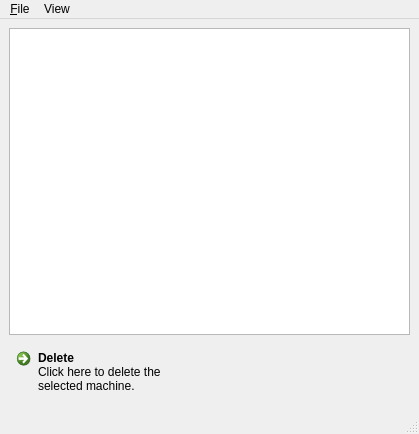
<?xml version="1.0" encoding="UTF-8"?>
<ui version="4.0">
 <class>Machines</class>
 <widget class="QMainWindow" name="Machines">
  <property name="geometry">
   <rect>
    <x>0</x>
    <y>0</y>
    <width>419</width>
    <height>434</height>
   </rect>
  </property>
  <property name="windowTitle">
   <string>Machines</string>
  </property>
  <property name="windowIcon">
   <iconset resource="../res.qrc">
    <normaloff>:/images/erp-pics/Connection_Manager.png</normaloff>:/images/erp-pics/Connection_Manager.png</iconset>
  </property>
  <widget class="QWidget" name="centralwidget">
   <layout class="QVBoxLayout" name="verticalLayout">
    <item>
     <widget class="QTableView" name="tblMachines"/>
    </item>
    <item>
     <layout class="QHBoxLayout" name="horizontalLayout">
      <item>
       <widget class="QCommandLinkButton" name="cmdDelete">
        <property name="text">
         <string>Delete</string>
        </property>
        <property name="description">
         <string>Click here to delete the selected machine.</string>
        </property>
       </widget>
      </item>
      <item>
       <spacer name="horizontalSpacer">
        <property name="orientation">
         <enum>Qt::Horizontal</enum>
        </property>
        <property name="sizeHint" stdset="0">
         <size>
          <width>40</width>
          <height>20</height>
         </size>
        </property>
       </spacer>
      </item>
     </layout>
    </item>
   </layout>
  </widget>
  <widget class="QStatusBar" name="statusbar"/>
  <widget class="QMenuBar" name="menubar">
   <property name="geometry">
    <rect>
     <x>0</x>
     <y>0</y>
     <width>419</width>
     <height>21</height>
    </rect>
   </property>
   <widget class="QMenu" name="menu_File">
    <property name="title">
     <string>&amp;File</string>
    </property>
    <addaction name="action_New_Machine"/>
   </widget>
   <widget class="QMenu" name="menuView">
    <property name="title">
     <string>View</string>
    </property>
    <addaction name="actionRefresh"/>
   </widget>
   <addaction name="menu_File"/>
   <addaction name="menuView"/>
  </widget>
  <action name="action_New_Machine">
   <property name="icon">
    <iconset resource="../res.qrc">
     <normaloff>:/images/erp-pics/Icon_193.ico</normaloff>:/images/erp-pics/Icon_193.ico</iconset>
   </property>
   <property name="text">
    <string>&amp;New Machine</string>
   </property>
   <property name="shortcut">
    <string>Ctrl+N</string>
   </property>
  </action>
  <action name="actionRefresh">
   <property name="text">
    <string>Refresh</string>
   </property>
  </action>
 </widget>
 <resources>
  <include location="../res.qrc"/>
 </resources>
 <connections/>
</ui>
